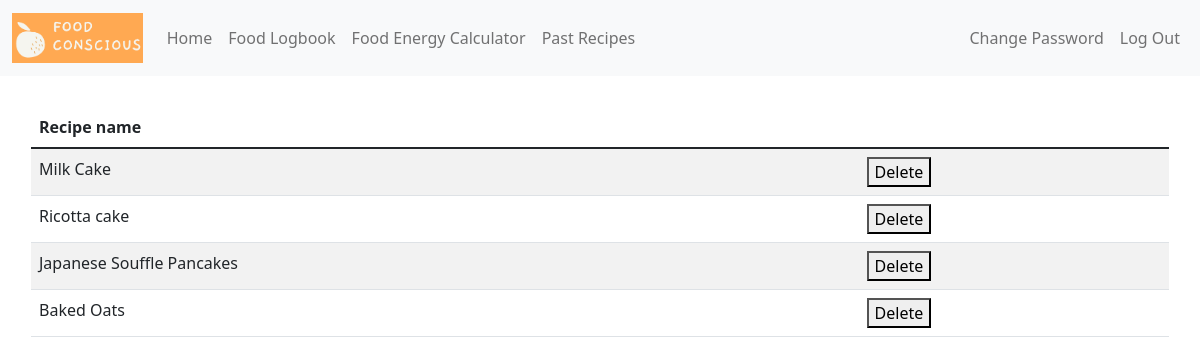
Before: /recipes (signed in) with the older database file.
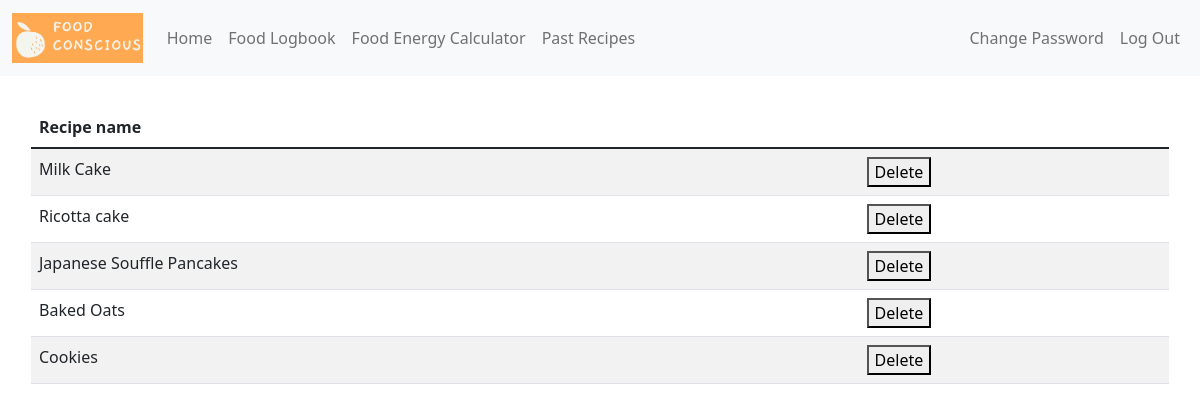
After: the same page with the newer database file.
### tables this page shows
CREATE TABLE 'recipe' ('recipeid' integer PRIMARY KEY NOT NULL, 'name' text, 'userid' integer);

### application.py (the view)
@app.route("/recipes", methods=["GET", "POST"])
@login_required
def recipes():
    if request.method == "POST":
        systemdb.execute("DELETE FROM recipe WHERE userid = ? AND recipeid = ?", session["userid"], request.form.get("recipeid"))
        systemdb.execute("DELETE FROM ingredients WHERE userid = ? AND recipeid = ?", session["userid"], request.form.get("recipeid"))
        flash("Recipe deleted")
        return redirect("/recipes")
    else:
        names = systemdb.execute("SELECT * FROM recipe WHERE userid = ?", session["userid"])
        return render_template("recipes.html", names = names)

### application.py (called while the page is built)
def login_required(f):
    @wraps(f)
    def decorated_function(*args, **kwargs):
        if session.get("userid") is None:
            flash("Login required.")
            return redirect("/login")
        return f(*args, **kwargs)
    return decorated_function

### templates/recipes.html (shortened to what this page needs)
{% extends "layout.html" %}
{% block main %}
<div class="section">
    <table class="table table-striped">
        <thead>
            <tr>
                <th>Recipe name</th>
                <th></th>
            </tr>
        </thead>
        <tbody>
            {% for item in names %}
                <tr>
                    <td>{{ item["name"] }}</td>
                    <td><form action="/recipes" method="post"><button name = "recipeid" value="{{ item['recipeid'] }}">Delete</button></form></td>
                </tr>
            {% endfor %}
        </tbody>
</div>
{% endblock %}

### templates/layout.html (shortened to what this page needs)
<!DOCTYPE html>
<html lang="en">
    <head>
        <link href="/static/styles.css" rel="stylesheet">
        <link href="https://cdn.jsdelivr.net/npm/select2@4.1.0-rc.0/dist/css/select2.min.css" rel="stylesheet" />
        <link href="https://cdn.jsdelivr.net/npm/bootstrap@5.1.3/dist/css/bootstrap.min.css" rel="stylesheet">
    </head>
    <body>
        <nav class="navbar navbar-expand-lg navbar-light bg-light">
            <div class="container-fluid">
                <a class="navbar-brand" href="/">
                    <img src = "/static/foodconscious.png" height="50px">
                </a>
                <div class="collapse navbar-collapse" id="navbarNav">
                    <ul class="navbar-nav">
                        <li class="nav-item">
                            <a class="nav-link" aria-current="page" href="/">Home</a>
                        </li>
                        <li class="nav-item">
                            <a class="nav-link" href="/logbook">Food Logbook</a>
                        </li>
                        <li class="nav-item">
                            <a class="nav-link" href="/kjcalc">Food Energy Calculator</a>
                        </li>
                        <li class="nav-item">
                            <a class="nav-link" href="/recipes">Past Recipes</a>
                        </li>
                    </ul>
                    {% if session.userid %}
                        <ul class="navbar-nav ms-auto">
                            <li class="nav-item"><a class="nav-link" href="/changepassword">Change Password</a></li>
                            <li class="nav-item"><a class="nav-link" href="/logout">Log Out</a></li>
                        </ul>
                    {% else %}
                        <ul class="navbar-nav ms-auto">
                            <li class="nav-item"><a class="nav-link" href="/register">Register</a></li>
                            <li class="nav-item"><a class="nav-link" href="/login">Log In</a></li>
                        </ul>
                    {% endif %}
                </div>
            </div>
        </nav>
        <div class="page">
            {% block main %}{% endblock %}
        </div>
    </body>
</html>

### static/styles.css (style rules this page uses)
body { font-family: "Lato"; font-size: 24px; }
.page { margin: 15px; }
.section { padding: 1rem; }

Changed rows visible on the page:
added recipe: name "Cookies", {{ item['recipeid'] }} 11 (drawn)
